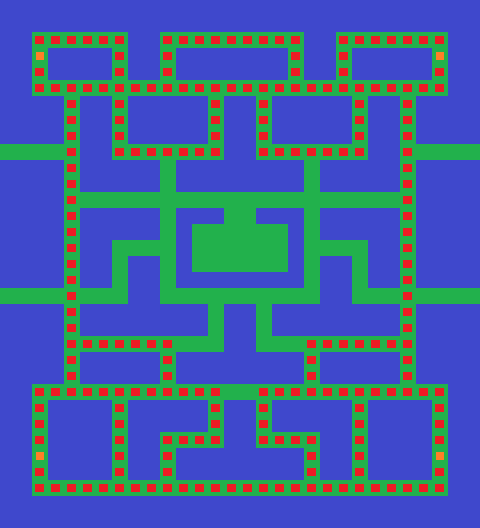

Below is a game level as drawn by its tile map, then a one-line description and the .tmx file that defines it, in full:
An orthogonal 30x33 tile map with 16x16 px tiles, 2 tile layers (BaseLayer, Overlay).

<map version="1.8" tiledversion="1.8.4" orientation="orthogonal" renderorder="right-down" width="30" height="33" tilewidth="16" tileheight="16" infinite="0" nextlayerid="3" nextobjectid="1">
 <tileset firstgid="1" source="PacmanTiles.tsx" />
 <layer id="1" name="BaseLayer" width="30" height="33">
  <data encoding="csv">
1,1,1,1,1,1,1,1,1,1,1,1,1,1,1,1,1,1,1,1,1,1,1,1,1,1,1,1,1,1,
1,1,1,1,1,1,1,1,1,1,1,1,1,1,1,1,1,1,1,1,1,1,1,1,1,1,1,1,1,1,
1,1,4,4,4,4,4,4,1,1,4,4,4,4,4,4,4,4,4,1,1,4,4,4,4,4,4,4,1,1,
1,1,4,1,1,1,1,4,1,1,4,1,1,1,1,1,1,1,4,1,1,4,1,1,1,1,1,4,1,1,
1,1,4,1,1,1,1,4,1,1,4,1,1,1,1,1,1,1,4,1,1,4,1,1,1,1,1,4,1,1,
1,1,4,4,4,4,4,4,4,4,4,4,4,4,4,4,4,4,4,4,4,4,4,4,4,4,4,4,1,1,
1,1,1,1,4,1,1,4,1,1,1,1,1,4,1,1,4,1,1,1,1,1,4,1,1,4,1,1,1,1,
1,1,1,1,4,1,1,4,1,1,1,1,1,4,1,1,4,1,1,1,1,1,4,1,1,4,1,1,1,1,
1,1,1,1,4,1,1,4,1,1,1,1,1,4,1,1,4,1,1,1,1,1,4,1,1,4,1,1,1,1,
4,4,4,4,4,1,1,4,4,4,4,4,4,4,1,1,4,4,4,4,4,4,4,1,1,4,4,4,4,4,
1,1,1,1,4,1,1,1,1,1,4,1,1,1,1,1,1,1,1,4,1,1,1,1,1,4,1,1,1,1,
1,1,1,1,4,1,1,1,1,1,4,1,1,1,1,1,1,1,1,4,1,1,1,1,1,4,1,1,1,1,
1,1,1,1,4,4,4,4,4,4,4,4,4,4,4,4,4,4,4,4,4,4,4,4,4,4,1,1,1,1,
1,1,1,1,4,1,1,1,1,1,4,1,1,1,4,4,1,1,1,4,1,1,1,1,1,4,1,1,1,1,
1,1,1,1,4,1,1,1,1,1,4,1,4,4,4,4,4,4,1,4,1,1,1,1,1,4,1,1,1,1,
1,1,1,1,4,1,1,4,4,4,4,1,4,4,4,4,4,4,1,4,4,4,4,1,1,4,1,1,1,1,
1,1,1,1,4,1,1,4,1,1,4,1,4,4,4,4,4,4,1,4,1,1,4,1,1,4,1,1,1,1,
1,1,1,1,4,1,1,4,1,1,4,1,1,1,1,1,1,1,1,4,1,1,4,1,1,4,1,1,1,1,
4,4,4,4,4,4,4,4,1,1,4,4,4,4,4,4,4,4,4,4,1,1,4,4,4,4,4,4,4,4,
1,1,1,1,4,1,1,1,1,1,1,1,1,4,1,1,4,1,1,1,1,1,1,1,1,4,1,1,1,1,
1,1,1,1,4,1,1,1,1,1,1,1,1,4,1,1,4,1,1,1,1,1,1,1,1,4,1,1,1,1,
1,1,1,1,4,4,4,4,4,4,4,4,4,4,1,1,4,4,4,4,4,4,4,4,4,4,1,1,1,1,
1,1,1,1,4,1,1,1,1,1,4,1,1,1,1,1,1,1,1,4,1,1,1,1,1,4,1,1,1,1,
1,1,1,1,4,1,1,1,1,1,4,1,1,1,1,1,1,1,1,4,1,1,1,1,1,4,1,1,1,1,
1,1,4,4,4,4,4,4,4,4,4,4,4,4,4,4,4,4,4,4,4,4,4,4,4,4,4,4,1,1,
1,1,4,1,1,1,1,4,1,1,1,1,1,4,1,1,4,1,1,1,1,1,4,1,1,1,1,4,1,1,
1,1,4,1,1,1,1,4,1,1,1,1,1,4,1,1,4,1,1,1,1,1,4,1,1,1,1,4,1,1,
1,1,4,1,1,1,1,4,1,1,4,4,4,4,1,1,4,4,4,4,1,1,4,1,1,1,1,4,1,1,
1,1,4,1,1,1,1,4,1,1,4,1,1,1,1,1,1,1,1,4,1,1,4,1,1,1,1,4,1,1,
1,1,4,1,1,1,1,4,1,1,4,1,1,1,1,1,1,1,1,4,1,1,4,1,1,1,1,4,1,1,
1,1,4,4,4,4,4,4,4,4,4,4,4,4,4,4,4,4,4,4,4,4,4,4,4,4,4,4,1,1,
1,1,1,1,1,1,1,1,1,1,1,1,1,1,1,1,1,1,1,1,1,1,1,1,1,1,1,1,1,1,
1,1,1,1,1,1,1,1,1,1,1,1,1,1,1,1,1,1,1,1,1,1,1,1,1,1,1,1,1,1
</data>
 </layer>
 <layer id="2" name="Overlay" width="30" height="33">
  <data encoding="csv">
0,0,0,0,0,0,0,0,0,0,0,0,0,0,0,0,0,0,0,0,0,0,0,0,0,0,0,0,0,0,
0,0,0,0,0,0,0,0,0,0,0,0,0,0,0,0,0,0,0,0,0,0,0,0,0,0,0,0,0,0,
0,0,2,2,2,2,2,2,0,0,2,2,2,2,2,2,2,2,2,0,0,2,2,2,2,2,2,2,0,0,
0,0,3,0,0,0,0,2,0,0,2,0,0,0,0,0,0,0,2,0,0,2,0,0,0,0,0,3,0,0,
0,0,2,0,0,0,0,2,0,0,2,0,0,0,0,0,0,0,2,0,0,2,0,0,0,0,0,2,0,0,
0,0,2,2,2,2,2,2,2,2,2,2,2,2,2,2,2,2,2,2,2,2,2,2,2,2,2,2,0,0,
0,0,0,0,2,0,0,2,0,0,0,0,0,2,0,0,2,0,0,0,0,0,2,0,0,2,0,0,0,0,
0,0,0,0,2,0,0,2,0,0,0,0,0,2,0,0,2,0,0,0,0,0,2,0,0,2,0,0,0,0,
0,0,0,0,2,0,0,2,0,0,0,0,0,2,0,0,2,0,0,0,0,0,2,0,0,2,0,0,0,0,
0,0,0,0,2,0,0,2,2,2,2,2,2,2,0,0,2,2,2,2,2,2,2,0,0,2,0,0,0,0,
0,0,0,0,2,0,0,0,0,0,0,0,0,0,0,0,0,0,0,0,0,0,0,0,0,2,0,0,0,0,
0,0,0,0,2,0,0,0,0,0,0,0,0,0,0,0,0,0,0,0,0,0,0,0,0,2,0,0,0,0,
0,0,0,0,2,0,0,0,0,0,0,0,0,0,0,0,0,0,0,0,0,0,0,0,0,2,0,0,0,0,
0,0,0,0,2,0,0,0,0,0,0,0,0,0,0,0,0,0,0,0,0,0,0,0,0,2,0,0,0,0,
0,0,0,0,2,0,0,0,0,0,0,0,0,0,0,0,0,0,0,0,0,0,0,0,0,2,0,0,0,0,
0,0,0,0,2,0,0,0,0,0,0,0,0,0,0,0,0,0,0,0,0,0,0,0,0,2,0,0,0,0,
0,0,0,0,2,0,0,0,0,0,0,0,0,0,0,0,0,0,0,0,0,0,0,0,0,2,0,0,0,0,
0,0,0,0,2,0,0,0,0,0,0,0,0,0,0,0,0,0,0,0,0,0,0,0,0,2,0,0,0,0,
0,0,0,0,2,0,0,0,0,0,0,0,0,0,0,0,0,0,0,0,0,0,0,0,0,2,0,0,0,0,
0,0,0,0,2,0,0,0,0,0,0,0,0,0,0,0,0,0,0,0,0,0,0,0,0,2,0,0,0,0,
0,0,0,0,2,0,0,0,0,0,0,0,0,0,0,0,0,0,0,0,0,0,0,0,0,2,0,0,0,0,
0,0,0,0,2,2,2,2,2,2,2,0,0,0,0,0,0,0,0,2,2,2,2,2,2,2,0,0,0,0,
0,0,0,0,2,0,0,0,0,0,2,0,0,0,0,0,0,0,0,2,0,0,0,0,0,2,0,0,0,0,
0,0,0,0,2,0,0,0,0,0,2,0,0,0,0,0,0,0,0,2,0,0,0,0,0,2,0,0,0,0,
0,0,2,2,2,2,2,2,2,2,2,2,2,2,0,0,2,2,2,2,2,2,2,2,2,2,2,2,0,0,
0,0,2,0,0,0,0,2,0,0,0,0,0,2,0,0,2,0,0,0,0,0,2,0,0,0,0,2,0,0,
0,0,2,0,0,0,0,2,0,0,0,0,0,2,0,0,2,0,0,0,0,0,2,0,0,0,0,2,0,0,
0,0,2,0,0,0,0,2,0,0,2,2,2,2,0,0,2,2,2,2,0,0,2,0,0,0,0,2,0,0,
0,0,3,0,0,0,0,2,0,0,2,0,0,0,0,0,0,0,0,2,0,0,2,0,0,0,0,3,0,0,
0,0,2,0,0,0,0,2,0,0,2,0,0,0,0,0,0,0,0,2,0,0,2,0,0,0,0,2,0,0,
0,0,2,2,2,2,2,2,2,2,2,2,2,2,2,2,2,2,2,2,2,2,2,2,2,2,2,2,0,0,
0,0,0,0,0,0,0,0,0,0,0,0,0,0,0,0,0,0,0,0,0,0,0,0,0,0,0,0,0,0,
0,0,0,0,0,0,0,0,0,0,0,0,0,0,0,0,0,0,0,0,0,0,0,0,0,0,0,0,0,0
</data>
 </layer>
</map>
